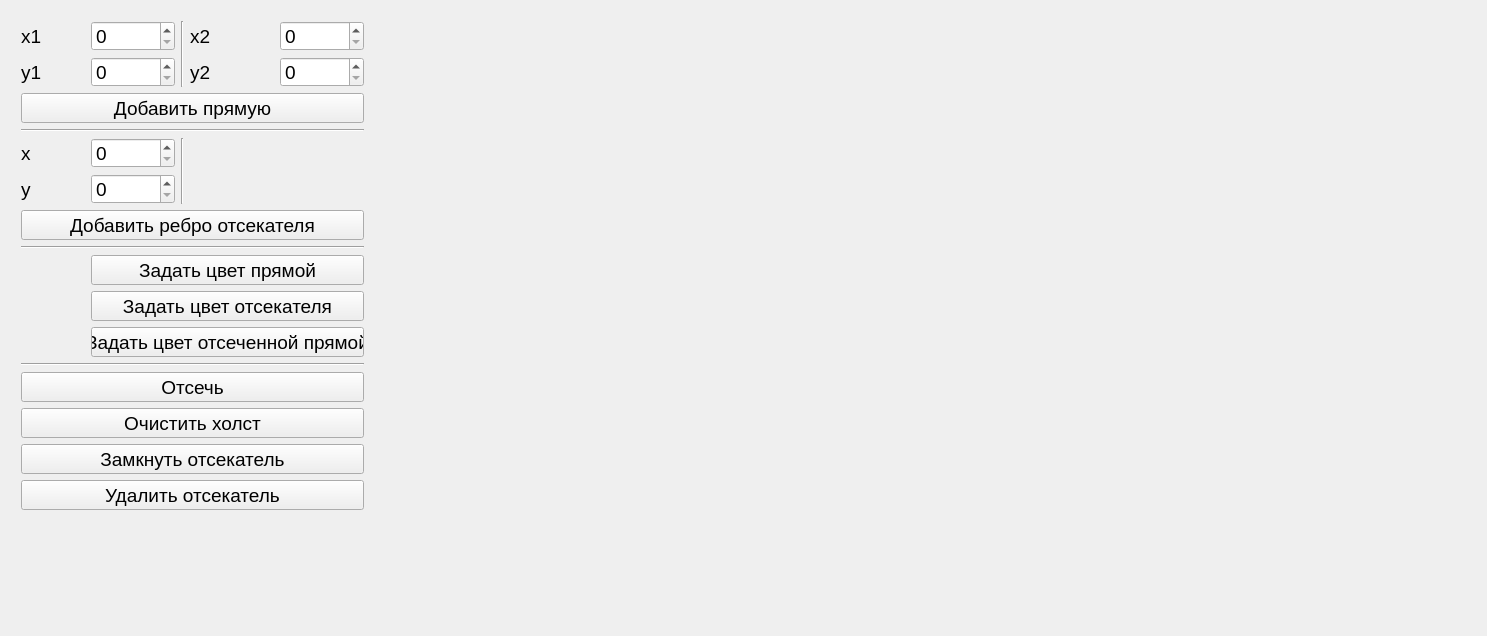
<?xml version="1.0" encoding="UTF-8"?>
<ui version="4.0">
 <class>MainWindow</class>
 <widget class="QMainWindow" name="MainWindow">
  <property name="geometry">
   <rect>
    <x>0</x>
    <y>0</y>
    <width>1487</width>
    <height>636</height>
   </rect>
  </property>
  <property name="font">
   <font>
    <pointsize>14</pointsize>
   </font>
  </property>
  <property name="windowTitle">
   <string>MainWindow</string>
  </property>
  <widget class="QWidget" name="centralWidget">
   <widget class="DrawLabel" name="drawLabel">
    <property name="geometry">
     <rect>
      <x>380</x>
      <y>10</y>
      <width>1101</width>
      <height>611</height>
     </rect>
    </property>
    <property name="text">
     <string/>
    </property>
   </widget>
   <widget class="QWidget" name="layoutWidget">
    <property name="geometry">
     <rect>
      <x>10</x>
      <y>10</y>
      <width>364</width>
      <height>508</height>
     </rect>
    </property>
    <layout class="QGridLayout" name="gridLayout">
     <item row="10" column="0">
      <widget class="QLabel" name="clipperColorLabel">
       <property name="minimumSize">
        <size>
         <width>64</width>
         <height>0</height>
        </size>
       </property>
       <property name="text">
        <string/>
       </property>
      </widget>
     </item>
     <item row="0" column="4">
      <widget class="QSpinBox" name="x2SpinBox">
       <property name="maximum">
        <number>1200</number>
       </property>
      </widget>
     </item>
     <item row="5" column="1">
      <widget class="QSpinBox" name="xSpinBox">
       <property name="maximum">
        <number>1200</number>
       </property>
      </widget>
     </item>
     <item row="0" column="1">
      <widget class="QSpinBox" name="x1SpinBox">
       <property name="maximum">
        <number>1200</number>
       </property>
      </widget>
     </item>
     <item row="11" column="0">
      <widget class="QLabel" name="clippedLineColorLabel">
       <property name="minimumSize">
        <size>
         <width>64</width>
         <height>0</height>
        </size>
       </property>
       <property name="text">
        <string/>
       </property>
      </widget>
     </item>
     <item row="8" column="0" colspan="5">
      <widget class="Line" name="line_2">
       <property name="orientation">
        <enum>Qt::Horizontal</enum>
       </property>
      </widget>
     </item>
     <item row="5" column="0">
      <widget class="QLabel" name="xTextLabel">
       <property name="text">
        <string>x</string>
       </property>
      </widget>
     </item>
     <item row="7" column="0" colspan="5">
      <widget class="QPushButton" name="addClipperVertexPushButton">
       <property name="text">
        <string>Добавить ребро отсекателя</string>
       </property>
      </widget>
     </item>
     <item row="4" column="0" colspan="5">
      <widget class="Line" name="line">
       <property name="orientation">
        <enum>Qt::Horizontal</enum>
       </property>
      </widget>
     </item>
     <item row="16" column="0" colspan="5">
      <widget class="QPushButton" name="deleteClipperPushButton">
       <property name="text">
        <string>Удалить отсекатель</string>
       </property>
      </widget>
     </item>
     <item row="15" column="0" colspan="5">
      <widget class="QPushButton" name="closeClipperPushButton">
       <property name="text">
        <string>Замкнуть отсекатель</string>
       </property>
      </widget>
     </item>
     <item row="14" column="0" colspan="5">
      <widget class="QPushButton" name="clearAllPushButton">
       <property name="text">
        <string>Очистить холст</string>
       </property>
      </widget>
     </item>
     <item row="0" column="0">
      <widget class="QLabel" name="x1TextLabel">
       <property name="text">
        <string>x1</string>
       </property>
      </widget>
     </item>
     <item row="0" column="3">
      <widget class="QLabel" name="x2TextLabel">
       <property name="text">
        <string>x2</string>
       </property>
      </widget>
     </item>
     <item row="1" column="4">
      <widget class="QSpinBox" name="y2SpinBox">
       <property name="maximum">
        <number>800</number>
       </property>
      </widget>
     </item>
     <item row="6" column="0">
      <widget class="QLabel" name="yTextLabel">
       <property name="text">
        <string>y</string>
       </property>
      </widget>
     </item>
     <item row="6" column="1">
      <widget class="QSpinBox" name="ySpinBox">
       <property name="maximum">
        <number>800</number>
       </property>
      </widget>
     </item>
     <item row="9" column="0">
      <widget class="QLabel" name="lineColorLabel">
       <property name="minimumSize">
        <size>
         <width>64</width>
         <height>0</height>
        </size>
       </property>
       <property name="text">
        <string/>
       </property>
      </widget>
     </item>
     <item row="13" column="0" colspan="5">
      <widget class="QPushButton" name="clipPushButton">
       <property name="text">
        <string>Отсечь</string>
       </property>
      </widget>
     </item>
     <item row="1" column="0">
      <widget class="QLabel" name="y1TextLabel">
       <property name="text">
        <string>y1</string>
       </property>
      </widget>
     </item>
     <item row="1" column="1">
      <widget class="QSpinBox" name="y1SpinBox">
       <property name="maximum">
        <number>800</number>
       </property>
      </widget>
     </item>
     <item row="1" column="3">
      <widget class="QLabel" name="y2TextLabel">
       <property name="text">
        <string>y2</string>
       </property>
      </widget>
     </item>
     <item row="12" column="0" colspan="5">
      <widget class="Line" name="line_3">
       <property name="orientation">
        <enum>Qt::Horizontal</enum>
       </property>
      </widget>
     </item>
     <item row="11" column="1" colspan="4">
      <widget class="QPushButton" name="setClippedLineColorPushButton">
       <property name="text">
        <string>Задать цвет отсеченной прямой</string>
       </property>
      </widget>
     </item>
     <item row="3" column="0" colspan="5">
      <widget class="QPushButton" name="addLinePushButton">
       <property name="text">
        <string>Добавить прямую</string>
       </property>
      </widget>
     </item>
     <item row="10" column="1" colspan="4">
      <widget class="QPushButton" name="setClipperColorPushButton">
       <property name="text">
        <string>Задать цвет отсекателя</string>
       </property>
      </widget>
     </item>
     <item row="9" column="1" colspan="4">
      <widget class="QPushButton" name="setLineColorPushButton">
       <property name="text">
        <string>Задать цвет прямой</string>
       </property>
      </widget>
     </item>
     <item row="0" column="2" rowspan="2">
      <widget class="Line" name="line_4">
       <property name="orientation">
        <enum>Qt::Vertical</enum>
       </property>
      </widget>
     </item>
     <item row="5" column="2" rowspan="2">
      <widget class="Line" name="line_5">
       <property name="orientation">
        <enum>Qt::Vertical</enum>
       </property>
      </widget>
     </item>
    </layout>
   </widget>
  </widget>
 </widget>
 <layoutdefault spacing="6" margin="11"/>
 <customwidgets>
  <customwidget>
   <class>DrawLabel</class>
   <extends>QLabel</extends>
   <header>drawlabel.h</header>
  </customwidget>
 </customwidgets>
 <resources/>
 <connections/>
</ui>
